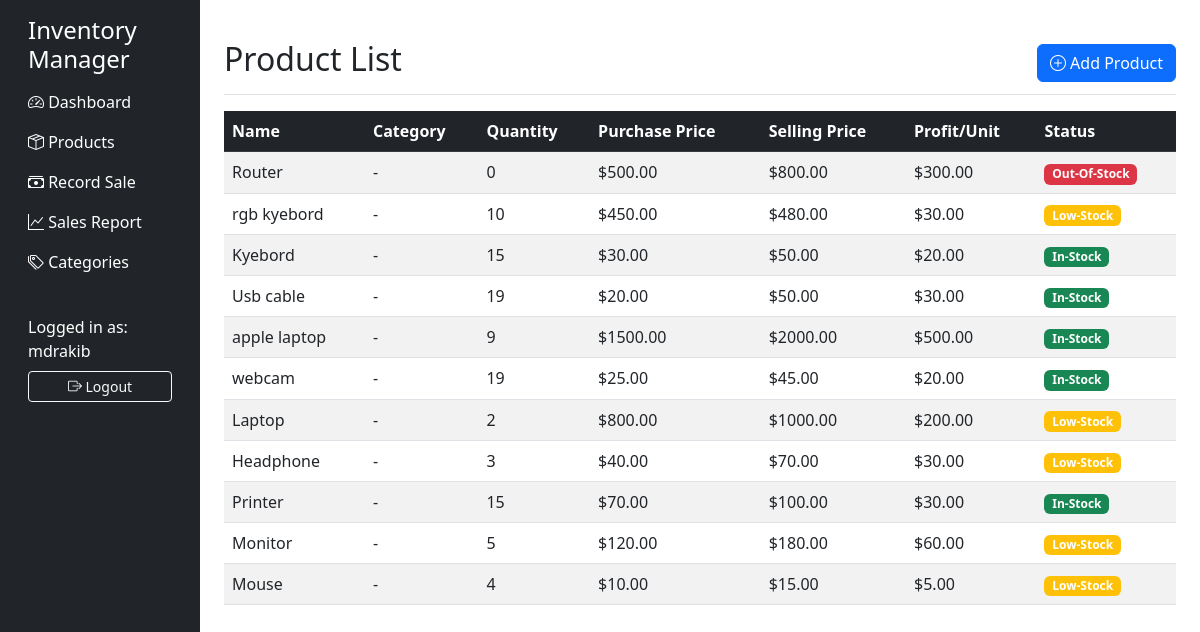
The page /products/ (signed in) on the database its author committed.
### inventory/models.py (models this page shows, shortened)
class Product(models.Model):
    name = models.CharField(max_length=100)
    description = models.TextField(blank=True)
    category = models.ForeignKey(Category, on_delete=models.SET_NULL, null=True, blank=True)
    quantity = models.PositiveIntegerField(default=0, validators=[MinValueValidator(0)])
    purchase_price = models.DecimalField(max_digits=10, decimal_places=2, validators=[MinValueValidator(0)])
    selling_price = models.DecimalField(max_digits=10, decimal_places=2, validators=[MinValueValidator(0)])
    reorder_level = models.PositiveIntegerField(default=5)
    created_at = models.DateTimeField(auto_now_add=True)
    updated_at = models.DateTimeField(auto_now=True)
    created_by = models.ForeignKey(User, on_delete=models.CASCADE)
    class Meta:
        ordering = ['-updated_at']
    def profit_per_unit(self):
        return self.selling_price - self.purchase_price
    def stock_status(self):
        if self.quantity == 0:
            return "out-of-stock"
        elif self.quantity <= self.reorder_level:
            return "low-stock"
        return "in-stock"

### inventory/views.py (the view)
# urls.py: path('products/', views.product_list, name='product_list'),
@login_required
def product_list(request):
    products = Product.objects.filter(created_by=request.user).select_related('category')
    return render(request, 'inventory/product_list.html', {'products': products})

### inventory/templates/inventory/product_list.html
{% extends 'inventory/base.html' %}
{% block header %}Product List{% endblock %}
{% block actions %}
    <a href="{% url 'add_product' %}" class="btn btn-primary">
        <i class="bi bi-plus-circle"></i> Add Product
    </a>
{% endblock %}
{% block content %}
<div class="table-responsive">
    <table class="table table-striped table-hover">
        <thead class="table-dark">
            <tr>
                <th>Name</th>
                <th>Category</th>
                <th>Quantity</th>
                <th>Purchase Price</th>
                <th>Selling Price</th>
                <th>Profit/Unit</th>
                <th>Status</th>
            </tr>
        </thead>
        <tbody>
            {% for product in products %}
            <tr>
                <td>{{ product.name }}</td>
                <td>{{ product.category|default:"-" }}</td>
                <td>{{ product.quantity }}</td>
                <td>${{ product.purchase_price|floatformat:2 }}</td>
                <td>${{ product.selling_price|floatformat:2 }}</td>
                <td>${{ product.profit_per_unit|floatformat:2 }}</td>
                <td>
                    <span class="badge bg-{% if product.stock_status == 'out-of-stock' %}danger{% elif product.stock_status == 'low-stock' %}warning{% else %}success{% endif %}">
                        {{ product.stock_status|title }}
                    </span>
                </td>
            </tr>
            {% empty %}
            <tr>
                <td colspan="8" class="text-center">No products found. <a href="{% url 'add_product' %}">Add your first product</a></td>
            </tr>
            {% endfor %}
        </tbody>
    </table>
</div>
{% endblock %}

### inventory/templates/inventory/base.html (shortened to what this page needs)
<!DOCTYPE html>
<html lang="en">
<head>
    <link href="https://cdn.jsdelivr.net/npm/bootstrap@5.3.0/dist/css/bootstrap.min.css" rel="stylesheet">
    <link rel="stylesheet" href="https://cdn.jsdelivr.net/npm/bootstrap-icons@1.10.0/font/bootstrap-icons.css">
</head>
<body>
    <div class="container-fluid">
        <div class="row">
            <nav class="col-md-2 d-none d-md-block bg-dark sidebar">
                {% if user.is_authenticated%}
                <div class="sidebar-sticky pt-3">
                    <h4 class="text-white px-3">Inventory Manager</h4>
                    <ul class="nav flex-column">
                        <li class="nav-item">
                            <a class="nav-link text-white {% if request.resolver_match.url_name == 'home' %}active{% endif %}"
                               href="{% url 'home' %}">
                                <i class="bi bi-speedometer2"></i> Dashboard
                            </a>
                        </li>
                        <li class="nav-item">
                            <a class="nav-link text-white {% if request.resolver_match.url_name == 'product_list' %}active{% endif %}"
                               href="{% url 'product_list' %}">
                                <i class="bi bi-box-seam"></i> Products
                            </a>
                        </li>
                        <li class="nav-item">
                            <a class="nav-link text-white {% if request.resolver_match.url_name == 'sell_product' %}active{% endif %}"
                               href="{% url 'sell_product' %}">
                                <i class="bi bi-cash-stack"></i> Record Sale
                            </a>
                        </li>
                        <li class="nav-item">
                            <a class="nav-link text-white {% if request.resolver_match.url_name == 'sales_report' %}active{% endif %}"
                               href="{% url 'sales_report' %}">
                                <i class="bi bi-graph-up"></i> Sales Report
                            </a>
                        </li>
                        <li class="nav-item">
                            <a class="nav-link text-white {% if request.resolver_match.url_name == 'manage_categories' %}active{% endif %}"
                               href="{% url 'manage_categories' %}">
                                <i class="bi bi-tags"></i> Categories
                            </a>
                        </li>
                    </ul>
                    <hr class="bg-light">
                    <div class="px-3">
                        <span class="text-white">Logged in as: {{ request.user.username }}</span>
                        <a href="{% url 'logout' %}" class="btn btn-sm btn-outline-light mt-2 w-100">
                            <i class="bi bi-box-arrow-right"></i> Logout
                        </a>
                    </div>
                </div>
                {%endif%}
            </nav>
            <main role="main" class="col-md-10 ms-sm-auto col-lg-10 px-4 py-4">
                <div class="d-flex justify-content-between flex-wrap flex-md-nowrap align-items-center pt-3 pb-2 mb-3 border-bottom">
                    <h1 class="h2">{% block header %}{% endblock %}</h1>
                    <div class="btn-toolbar mb-2 mb-md-0">
                        {% block actions %}{% endblock %}
                    </div>
                </div>
                {% block content %}{% endblock %}
            </main>
        </div>
    </div>
</body>
</html>

### inventory/templates/inventory/base.html (style rules this page uses)
.sidebar { min-height: 100vh; }

### rows shown on the page
Product: name "Router", category "-", quantity "0", purchase_price "500.00", selling_price "800.00", profit_per_unit "300.00", stock_status "Out-Of-Stock"
Product: name "rgb kyebord", category "-", quantity "10", purchase_price "450.00", selling_price "480.00", profit_per_unit "30.00", stock_status "Low-Stock"
Product: name "Kyebord", category "-", quantity "15", purchase_price "30.00", selling_price "50.00", profit_per_unit "20.00", stock_status "In-Stock"
Product: name "Usb cable", category "-", quantity "19", purchase_price "20.00", selling_price "50.00", profit_per_unit "30.00", stock_status "In-Stock"
Product: name "apple laptop", category "-", quantity "9", purchase_price "1500.00", selling_price "2000.00", profit_per_unit "500.00", stock_status "In-Stock"
Product: name "webcam", category "-", quantity "19", purchase_price "25.00", selling_price "45.00", profit_per_unit "20.00", stock_status "In-Stock"
Product: name "Laptop", category "-", quantity "2", purchase_price "800.00", selling_price "1000.00", profit_per_unit "200.00", stock_status "Low-Stock"
Product: name "Headphone", category "-", quantity "3", purchase_price "40.00", selling_price "70.00", profit_per_unit "30.00", stock_status "Low-Stock"
Product: name "Printer", category "-", quantity "15", purchase_price "70.00", selling_price "100.00", profit_per_unit "30.00", stock_status "In-Stock"
Product: name "Monitor", category "-", quantity "5", purchase_price "120.00", selling_price "180.00", profit_per_unit "60.00", stock_status "Low-Stock"
Product: name "Mouse", category "-", quantity "4", purchase_price "10.00", selling_price "15.00", profit_per_unit "5.00", stock_status "Low-Stock"

### other values the page prints
{{ request.user.username }} "mdrakib"
